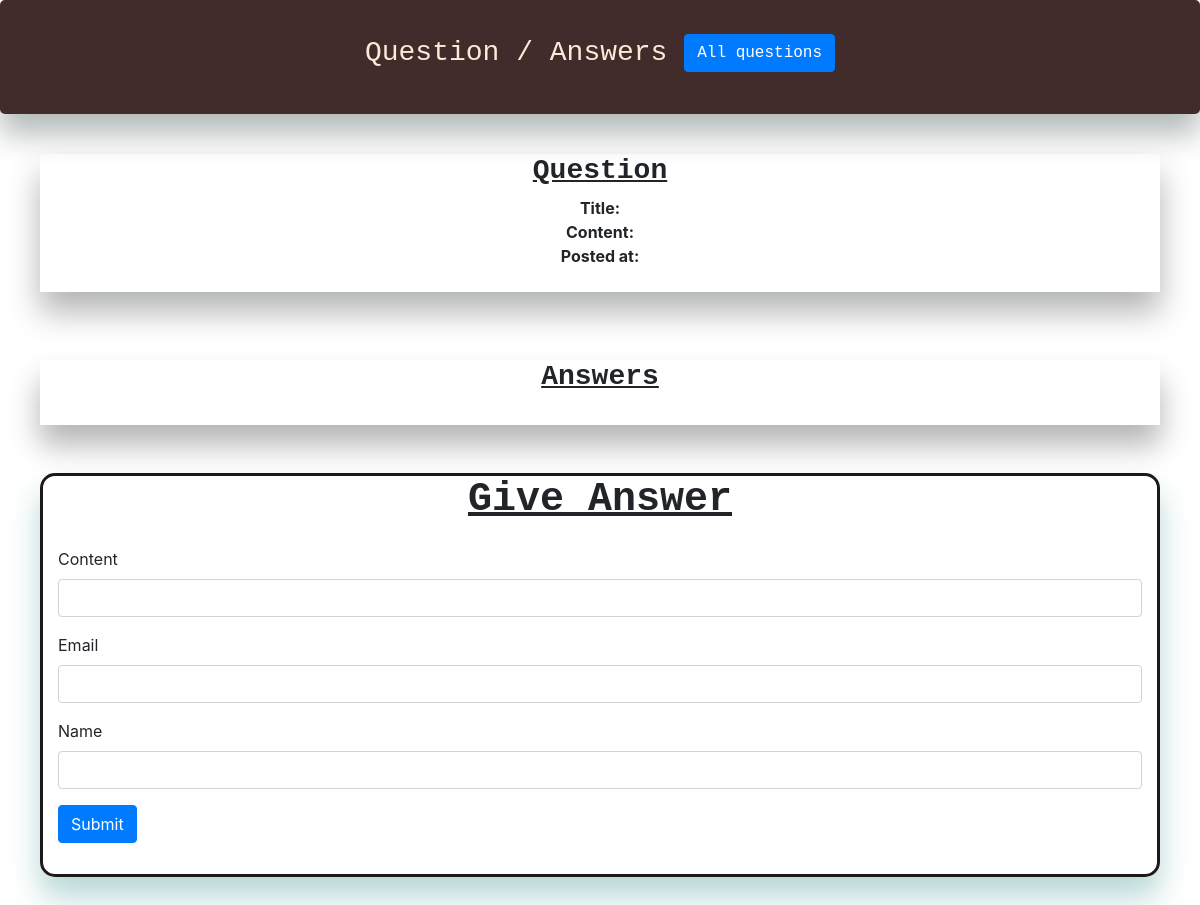
Before: /detail/4 with the older database file.
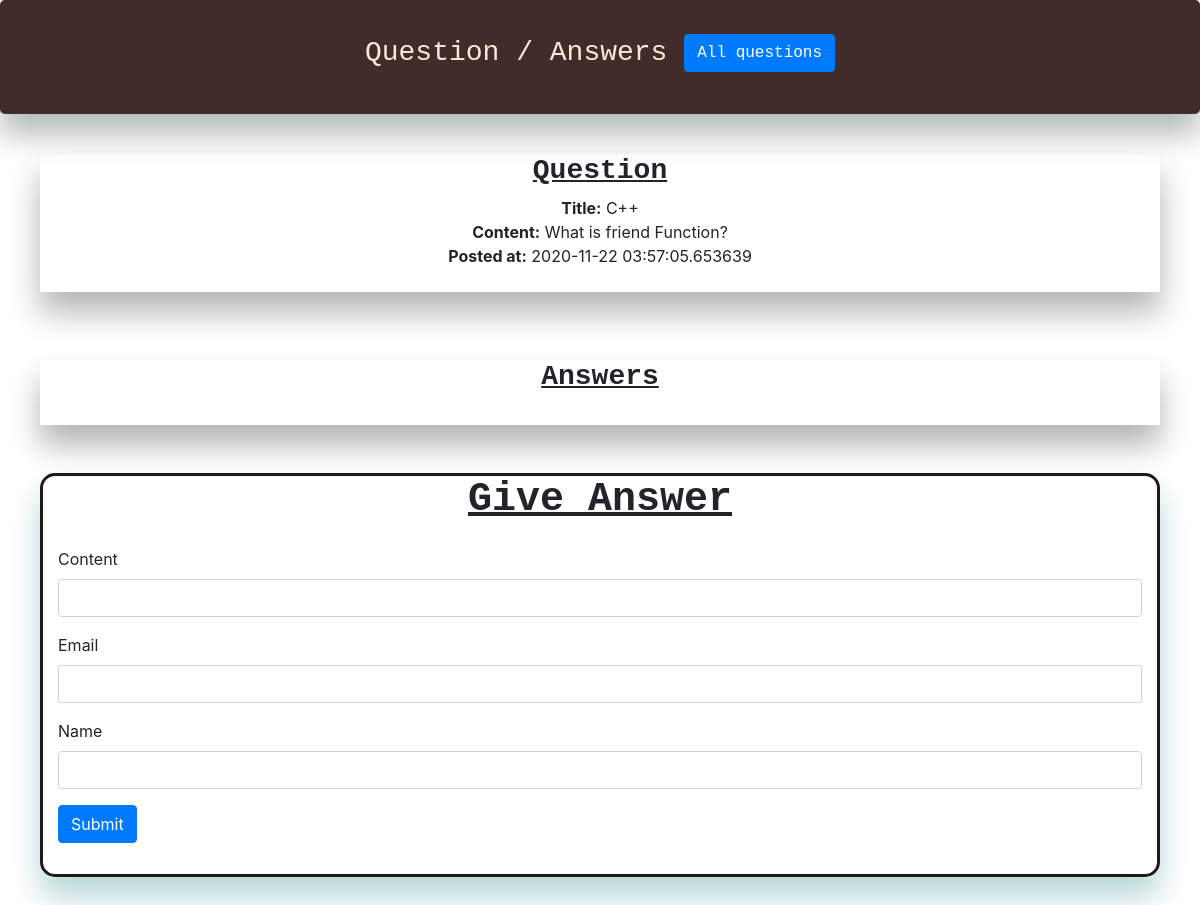
After: the same page with the newer database file.
### app.py (models this page shows, shortened)
class Todo(db.Model):
	id = db.Column(db.Integer, primary_key=True)
	title = db.Column(db.String(200), nullable=False)
	content = db.Column(db.String(2000), nullable=False)
	subject = db.Column(db.String(100))
	complete_in = db.Column(db.Integer, default=0)
	date_create = db.Column(db.DateTime, default=datetime.utcnow)
	email = db.Column(db.String(50))
	name = db.Column(db.String(100))
	tags = db.Column(db.String(100))
	points = db.Column(db.Integer(), default=0)

### app.py (the view, shortened to what this page needs)
@app.route('/detail/<int:id>', methods=['GET', 'POST'])
def detail(id):
	questions = db.session.query(Todo).get(id)
	answers = db.session.query(Answer).filter_by(answer_id=id).all()
	db.session.commit()
	return render_template("answer.html", questions = questions, answers = answers)

### templates/answer.html (shortened to what this page needs)
{% include "base.html" %}
<Div style=" max-width: 80rem; margin: auto; margin-bottom: 5vh; background-color: rgb(65, 43, 43); color: antiquewhite; box-shadow: 0 20px 30px 0 rgba(1, 24, 24, 0.3);
    padding: 10px;
    border: inherit;
    border-radius: 5px;" class="heading">
  <h3 style="padding-top: 3vh; padding-bottom: 3vh; text-align: center; font-family: monospace;" > Question / Answers <a class="btn btn-primary" href="/all-questions"> All questions</a></h3>
</Div>
<div style="width: 100%;
            text-align: center;
            max-width: 70rem;
            margin: auto;
            margin-top: 20px;
            box-shadow: 0 20px 30px 0 rgba(6, 7, 7, 0.3);" class="history">
  <h3 style="text-align: center; font-family: monospace; font-weight: bolder;"><u>Question</u></h3>
  <b>Title:</b>
  {{questions.title}}
  <br>
  <b>Content:</b>
  {{questions.content}}
  <br>
  <b>Posted at:</b>
  {{questions.date_create}}
  <br><br>
</div>
<div style="width: 100%;text-align: center;
            max-width: 70rem;
            margin: auto;
            margin-top: 20px;
            box-shadow: 0 20px 30px 0 rgba(6, 7, 7, 0.3);" class="history">
<h3 style="text-align: center; font-family: monospace; font-weight: bolder;"><u>Answers</u></h3><br>
</div>
<div style="width: 100%;
    height: auto;
    max-width: 70rem;
    margin: auto; border: 3px solid rgb(29, 25, 25); border-radius: 15px;
box-shadow: 0 20px 30px 0 rgba(23, 121, 121, 0.3);">
<h1 style="text-align: center; font-family: monospace; font-weight: bolder;"><u>Give Answer</u></h1>
<form style="padding: 15px 15px 15px 15px;" action= "/detail/{{questions.id}}" method="post">
    <div class="form-group">
    <label for="exampleInputPassword1">Content</label>
    <input type="text" class="form-control" name="content" required="true">
  </div>
  <div class="form-group">
    <label for="exampleInputPassword1">Email</label>
    <input type="text" class="form-control" name="email" required="true">
  </div>
  <div class="form-group">
    <label for="exampleInputPassword1">Name</label>
    <input type="text" class="form-control" name="name" required="true">
  </div>
  <button type="submit" class="btn btn-primary">Submit</button>
</form>
</div>

Changed rows visible on the page:
added Todo: title "C++", content "What is friend Function?", date_create "2020-11-22 03:57:05.653639"
